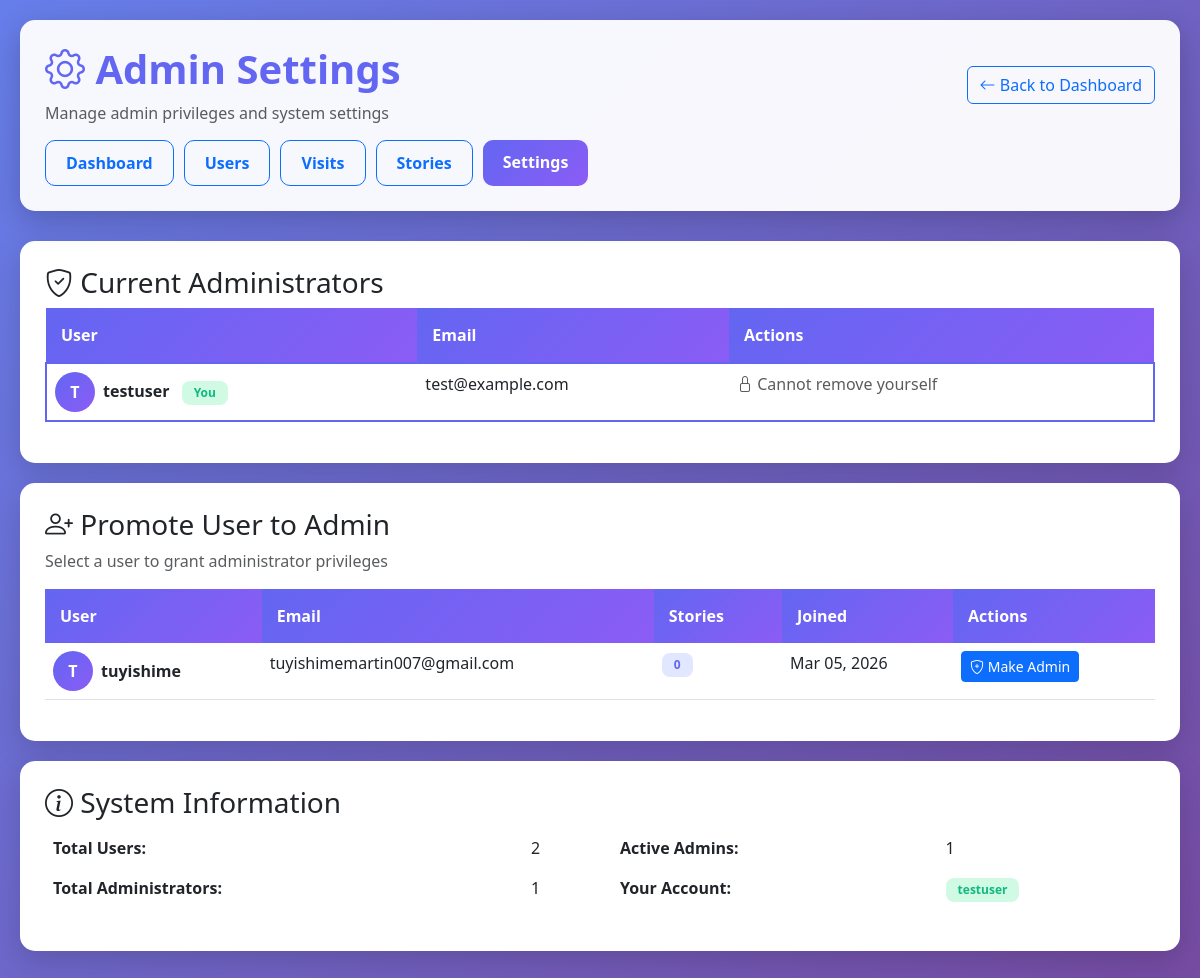
The app's page /admin/settings (signed in) with its own data.
### models.py (models this page shows, shortened)
class User(UserMixin, db.Model):
    __tablename__ = 'users'
    id = db.Column(db.Integer, primary_key=True)
    username = db.Column(db.String(80), unique=True, nullable=False)
    email = db.Column(db.String(120), unique=True, nullable=False)
    password_hash = db.Column(db.String(256), nullable=False)
    created_at = db.Column(db.DateTime, default=datetime.utcnow)
    stories_generated = db.Column(db.Integer, default=0)
    is_admin = db.Column(db.Boolean, default=False)
    is_active_flag = db.Column(db.Boolean, default=True)
    last_login = db.Column(db.DateTime)
    @property
    def is_active(self):
        return self.is_active_flag

### app.py (the view, shortened to what this page needs)
@app.route('/admin/settings', methods=['GET', 'POST'])
@login_required
@admin_required
def admin_settings():
    admins = User.query.filter(User.is_admin == True).all()
    all_users = User.query.all()
    return render_template('admin/settings.html',
                         admins=admins,
                         all_users=all_users,
                         current_user=current_user)

### app.py (called while the page is built)
@login_manager.user_loader
def load_user(user_id):
    return User.query.get(int(user_id))

def admin_required(f):
    from functools import wraps
    @wraps(f)
    def decorated_function(*args, **kwargs):
        if not current_user.is_authenticated or not current_user.is_admin:
            return jsonify({'error': 'Admin access required'}), 403
        return f(*args, **kwargs)
    return decorated_function

@app.before_request
def track_visit():
    if request.path.startswith('/static') or request.path.startswith('/admin/') and request.method == 'POST':
        return
    try:
        visit = SiteVisit(
            ip_address=request.remote_addr,
            user_agent=request.user_agent.string[:500] if request.user_agent.string else 'Unknown',
            page=request.path,
            user_id=current_user.id if current_user.is_authenticated else None,
            referrer=request.referrer[:500] if request.referrer else None
        )
        db.session.add(visit)
        db.session.commit()
    except Exception:
        db.session.rollback()

### templates/admin/settings.html (shortened to what this page needs)
<!DOCTYPE html>
<html lang="en">
<head>
    <link href="https://cdn.jsdelivr.net/npm/bootstrap@5.3.0/dist/css/bootstrap.min.css" rel="stylesheet">
    <link rel="stylesheet" href="https://cdn.jsdelivr.net/npm/bootstrap-icons@1.11.0/font/bootstrap-icons.css">
</head>
<body>
    <div class="admin-container">
        <div class="admin-header">
            <div class="d-flex justify-content-between align-items-center flex-wrap gap-3">
                <div>
                    <h1><i class="bi bi-gear"></i> Admin Settings</h1>
                    <p class="text-muted mb-0">Manage admin privileges and system settings</p>
                </div>
                <a href="{{ url_for('admin_dashboard') }}" class="btn btn-outline-primary">
                    <i class="bi bi-arrow-left"></i> Back to Dashboard
                </a>
            </div>
            <div class="admin-nav">
                <a href="{{ url_for('admin_dashboard') }}" class="btn btn-outline-primary">Dashboard</a>
                <a href="{{ url_for('admin_users') }}" class="btn btn-outline-primary">Users</a>
                <a href="{{ url_for('admin_visits') }}" class="btn btn-outline-primary">Visits</a>
                <a href="{{ url_for('admin_stories') }}" class="btn btn-outline-primary">Stories</a>
                <a href="{{ url_for('admin_settings') }}" class="btn btn-primary">Settings</a>
            </div>
        </div>
        <div class="content-card">
            <h3><i class="bi bi-shield-check"></i> Current Administrators</h3>
            <div class="table-responsive">
                <table class="table">
                    <thead>
                        <tr>
                            <th>User</th>
                            <th>Email</th>
                            <th>Actions</th>
                        </tr>
                    </thead>
                    <tbody>
                        {% for user in admins %}
                        <tr class="{% if user.id == current_user.id %}admin-card{% endif %}">
                            <td>
                                <div class="d-flex align-items-center gap-2">
                                    <div class="user-avatar">
                                        {{ user.username[0].upper() }}
                                    </div>
                                    <div>
                                        <strong>{{ user.username }}</strong>
                                        {% if user.id == current_user.id %}
                                            <span class="badge badge-soft badge-soft-success ms-2">You</span>
                                        {% endif %}
                                    </div>
                                </div>
                            </td>
                            <td>{{ user.email }}</td>
                            <td>
                                {% if user.id != current_user.id %}
                                <button class="btn btn-sm btn-outline-danger"
                                        onclick="removeAdmin({{ user.id }}, '{{ user.username }}')">
                                    <i class="bi bi-person-x"></i> Remove Admin
                                </button>
                                {% else %}
                                <span class="text-muted"><i class="bi bi-lock"></i> Cannot remove yourself</span>
                                {% endif %}
                            </td>
                        </tr>
                        {% endfor %}
                    </tbody>
                </table>
            </div>
        </div>
        <div class="content-card">
            <h3><i class="bi bi-person-plus"></i> Promote User to Admin</h3>
            <p class="text-muted">Select a user to grant administrator privileges</p>
            <div class="table-responsive">
                <table class="table">
                    <thead>
                        <tr>
                            <th>User</th>
                            <th>Email</th>
                            <th>Stories</th>
                            <th>Joined</th>
                            <th>Actions</th>
                        </tr>
                    </thead>
                    <tbody>
                        {% for user in all_users %}
                        {% if not user.is_admin %}
                        <tr>
                            <td>
                                <div class="d-flex align-items-center gap-2">
                                    <div class="user-avatar">
                                        {{ user.username[0].upper() }}
                                    </div>
                                    <strong>{{ user.username }}</strong>
                                </div>
                            </td>
                            <td>{{ user.email }}</td>
                            <td>
                                <span class="badge badge-soft badge-soft-primary">{{ user.stories_generated }}</span>
                            </td>
                            <td>{{ user.created_at.strftime('%b %d, %Y') }}</td>
                            <td>
                                <button class="btn btn-sm btn-primary"
                                        onclick="makeAdmin({{ user.id }}, '{{ user.username }}')">
                                    <i class="bi bi-shield-plus"></i> Make Admin
                                </button>
                            </td>
                        </tr>
                        {% endif %}
                        {% endfor %}
                    </tbody>
                </table>
            </div>
        </div>
        <div class="content-card">
            <h3><i class="bi bi-info-circle"></i> System Information</h3>
            <div class="row">
                <div class="col-md-6">
                    <table class="table table-borderless">
                        <tr>
                            <td class="fw-bold">Total Users:</td>
                            <td>{{ all_users|length }}</td>
                        </tr>
                        <tr>
                            <td class="fw-bold">Total Administrators:</td>
                            <td>{{ admins|length }}</td>
                        </tr>
                    </table>
                </div>
                <div class="col-md-6">
                    <table class="table table-borderless">
                        <tr>
                            <td class="fw-bold">Active Admins:</td>
                            <td>{{ admins|selectattr('is_active')|list|length }}</td>
                        </tr>
                        <tr>
                            <td class="fw-bold">Your Account:</td>
                            <td><span class="badge badge-soft badge-soft-success">{{ current_user.username }}</span></td>
                        </tr>
                    </table>
                </div>
            </div>
        </div>
    </div>
</body>
</html>

### templates/admin/settings.html (style rules this page uses)
:root { --primary-color: #6366f1; --secondary-color: #8b5cf6; --success-color: #10b981; --warning-color: #f59e0b; --danger-color: #ef4444; }
body { background: linear-gradient(135deg, #667eea 0%, #764ba2 100%); min-height: 100vh; }
.admin-container { max-width: 1400px; margin: 0 auto; padding: 20px; }
.admin-header { background: rgba(255, 255, 255, 0.95); backdrop-filter: blur(10px); border-radius: 15px; padding: 25px; margin-bottom: 30px; box-shadow: 0 10px 30px rgba(0, 0, 0, 0.2); }
.admin-header h1 { color: var(--primary-color); font-weight: 700; }
.admin-nav { display: flex; gap: 10px; flex-wrap: wrap; margin-top: 15px; }
.admin-nav .btn { border-radius: 10px; padding: 10px 20px; font-weight: 600; }
.admin-nav .btn-primary { background: linear-gradient(135deg, var(--primary-color), var(--secondary-color)); border: none; }
.content-card { background: white; border-radius: 15px; padding: 25px; box-shadow: 0 10px 30px rgba(0, 0, 0, 0.15); margin-bottom: 20px; }
.table thead th { background: linear-gradient(135deg, var(--primary-color), var(--secondary-color)); color: white; border: none; padding: 15px; }
.user-avatar { width: 40px; height: 40px; border-radius: 50%; background: linear-gradient(135deg, var(--primary-color), var(--secondary-color)); color: white; display: flex; align-items: center; justify-content: center; font-weight: 700; }
.badge-soft { padding: 6px 12px; border-radius: 8px; font-weight: 600; }
.badge-soft-primary { background: #e0e7ff; color: var(--primary-color); }
.badge-soft-success { background: #d1fae5; color: var(--success-color); }
.admin-card { border: 2px solid var(--primary-color); background: #f0f0ff; }

### records on screen
User: username "T", username "testuser", shows "You", email "test@example.com", shows "Cannot remove yourself"
User: username "T", username "tuyishime", email "tuyishimemartin007@gmail.com", stories_generated "0", created_at "Mar 05, 2026"

### other values on screen
{{ all_users|length }} "2"
{{ admins|length }} "1"
{{ admins|selectattr('is_active')|list|length }} "1"
